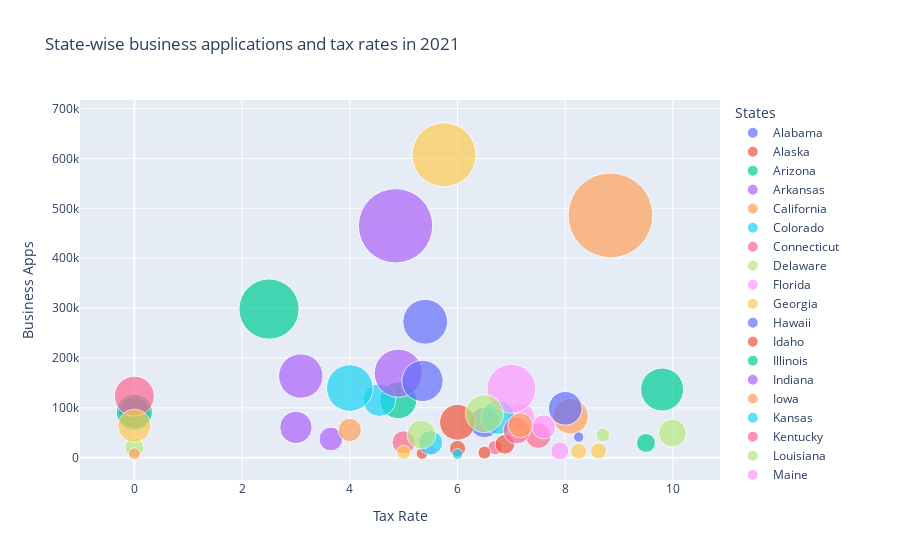

The cell this chart's notebook holds for it:
### Code cell
fig = px.scatter(df_temp, x="tax_rate", y="business_apps", size="pop", color="Name", size_max=60,
                 title="State-wise business applications and tax rates in 2021", 
                 labels={
                     "tax_rate": "Tax Rate",
                     "business_apps": "Business Apps",
                     "Name": "States"})

fig.show()

### Figure 1 — Plotly figure (JSON) as saved in the notebook; plotly's stock layout.template omitted (floating-point values rounded to 4 significant figures)
{"data": [{"hovertemplate": "States=Alabama<br>Tax Rate=%{x}<br>Business Apps=%{y}<br>pop=%{marker.size}<extra></extra>", "legendgroup": "Alabama", "marker": {"color": "#636efa", "size": [5074296], "sizemode": "area", "sizeref": 10840.0, "symbol": "circle"}, "mode": "markers", "name": "Alabama", "orientation": "v", "showlegend": true, "type": "scatter", "x": [6.5], "xaxis": "x", "y": [70750], "yaxis": "y"}, {"hovertemplate": "States=Alaska<br>Tax Rate=%{x}<br>Business Apps=%{y}<br>pop=%{marker.size}<extra></extra>", "legendgroup": "Alaska", "marker": {"color": "#EF553B", "size": [733583], "sizemode": "area", "sizeref": 10840.0, "symbol": "circle"}, "mode": "markers", "name": "Alaska", "orientation": "v", "showlegend": true, "type": "scatter", "x": [5.34], "xaxis": "x", "y": [8456], "yaxis": "y"}, {"hovertemplate": "States=Arizona<br>Tax Rate=%{x}<br>Business Apps=%{y}<br>pop=%{marker.size}<extra></extra>", "legendgroup": "Arizona", "marker": {"color": "#00cc96", "size": [7359197], "sizemode": "area", "sizeref": 10840.0, "symbol": "circle"}, "mode": "markers", "name": "Arizona", "orientation": "v", "showlegend": true, "type": "scatter", "x": [4.9], "xaxis": "x", "y": [115080], "yaxis": "y"}, {"hovertemplate": "States=Arkansas<br>Tax Rate=%{x}<br>Business Apps=%{y}<br>pop=%{marker.size}<extra></extra>", "legendgroup": "Arkansas", "marker": {"color": "#ab63fa", "size": [3045637], "sizemode": "area", "sizeref": 10840.0, "symbol": "circle"}, "mode": "markers", "name": "Arkansas", "orientation": "v", "showlegend": true, "type": "scatter", "x": [3.65], "xaxis": "x", "y": [37562], "yaxis": "y"}, {"hovertemplate": "States=California<br>Tax Rate=%{x}<br>Business Apps=%{y}<br>pop=%{marker.size}<extra></extra>", "legendgroup": "California", "marker": {"color": "#FFA15A", "size": [39029342], "sizemode": "area", "sizeref": 10840.0, "symbol": "circle"}, "mode": "markers", "name": "California", "orientation": "v", "showlegend": true, "type": "scatter", "x": [8.84], "xaxis": "x", "y": [485954], "yaxis": "y"}, {"hovertemplate": "States=Colorado<br>Tax Rate=%{x}<br>Business Apps=%{y}<br>pop=%{marker.size}<extra></extra>", "legendgroup": "Colorado", "marker": {"color": "#19d3f3", "size": [5839926], "sizemode": "area", "sizeref": 10840.0, "symbol": "circle"}, "mode": "markers", "name": "Colorado", "orientation": "v", "showlegend": true, "type": "scatter", "x": [4.55], "xaxis": "x", "y": [115689], "yaxis": "y"}, {"hovertemplate": "States=Connecticut<br>Tax Rate=%{x}<br>Business Apps=%{y}<br>pop=%{marker.size}<extra></extra>", "legendgroup": "Connecticut", "marker": {"color": "#FF6692", "size": [3626205], "sizemode": "area", "sizeref": 10840.0, "symbol": "circle"}, "mode": "markers", "name": "Connecticut", "orientation": "v", "showlegend": true, "type": "scatter", "x": [7.5], "xaxis": "x", "y": [44568], "yaxis": "y"}, {"hovertemplate": "States=Delaware<br>Tax Rate=%{x}<br>Business Apps=%{y}<br>pop=%{marker.size}<extra></extra>", "legendgroup": "Delaware", "marker": {"color": "#B6E880", "size": [1018396], "sizemode": "area", "sizeref": 10840.0, "symbol": "circle"}, "mode": "markers", "name": "Delaware", "orientation": "v", "showlegend": true, "type": "scatter", "x": [8.7], "xaxis": "x", "y": [45471], "yaxis": "y"}, {"hovertemplate": "States=Florida<br>Tax Rate=%{x}<br>Business Apps=%{y}<br>pop=%{marker.size}<extra></extra>", "legendgroup": "Florida", "marker": {"color": "#FF97FF", "size": [671803], "sizemode": "area", "sizeref": 10840.0, "symbol": "circle"}, "mode": "markers", "name": "Florida", "orientation": "v", "showlegend": true, "type": "scatter", "x": [5.5], "xaxis": "x", "y": [14286], "yaxis": "y"}, {"hovertemplate": "States=Georgia<br>Tax Rate=%{x}<br>Business Apps=%{y}<br>pop=%{marker.size}<extra></extra>", "legendgroup": "Georgia", "marker": {"color": "#FECB52", "size": [22244823], "sizemode": "area", "sizeref": 10840.0, "symbol": "circle"}, "mode": "markers", "name": "Georgia", "orientation": "v", "showlegend": true, "type": "scatter", "x": [5.75], "xaxis": "x", "y": [607279], "yaxis": "y"}, {"hovertemplate": "States=Hawaii<br>Tax Rate=%{x}<br>Business Apps=%{y}<br>pop=%{marker.size}<extra></extra>", "legendgroup": "Hawaii", "marker": {"color": "#636efa", "size": [10912876], "sizemode": "area", "sizeref": 10840.0, "symbol": "circle"}, "mode": "markers", "name": "Hawaii", "orientation": "v", "showlegend": true, "type": "scatter", "x": [5.4], "xaxis": "x", "y": [272636], "yaxis": "y"}, {"hovertemplate": "States=Idaho<br>Tax Rate=%{x}<br>Business Apps=%{y}<br>pop=%{marker.size}<extra></extra>", "legendgroup": "Idaho", "marker": {"color": "#EF553B", "size": [1440196], "sizemode": "area", "sizeref": 10840.0, "symbol": "circle"}, "mode": "markers", "name": "Idaho", "orientation": "v", "showlegend": true, "type": "scatter", "x": [6], "xaxis": "x", "y": [18469], "yaxis": "y"}, {"hovertemplate": "States=Illinois<br>Tax Rate=%{x}<br>Business Apps=%{y}<br>pop=%{marker.size}<extra></extra>", "legendgroup": "Illinois", "marker": {"color": "#00cc96", "size": [1939033], "sizemode": "area", "sizeref": 10840.0, "symbol": "circle"}, "mode": "markers", "name": "Illinois", "orientation": "v", "showlegend": true, "type": "scatter", "x": [9.5], "xaxis": "x", "y": [29683], "yaxis": "y"}, {"hovertemplate": "States=Indiana<br>Tax Rate=%{x}<br>Business Apps=%{y}<br>pop=%{marker.size}<extra></extra>", "legendgroup": "Indiana", "marker": {"color": "#ab63fa", "size": [12582032], "sizemode": "area", "sizeref": 10840.0, "symbol": "circle"}, "mode": "markers", "name": "Indiana", "orientation": "v", "showlegend": true, "type": "scatter", "x": [4.9], "xaxis": "x", "y": [169449], "yaxis": "y"}, {"hovertemplate": "States=Iowa<br>Tax Rate=%{x}<br>Business Apps=%{y}<br>pop=%{marker.size}<extra></extra>", "legendgroup": "Iowa", "marker": {"color": "#FFA15A", "size": [6833037], "sizemode": "area", "sizeref": 10840.0, "symbol": "circle"}, "mode": "markers", "name": "Iowa", "orientation": "v", "showlegend": true, "type": "scatter", "x": [8.1], "xaxis": "x", "y": [82971], "yaxis": "y"}, {"hovertemplate": "States=Kansas<br>Tax Rate=%{x}<br>Business Apps=%{y}<br>pop=%{marker.size}<extra></extra>", "legendgroup": "Kansas", "marker": {"color": "#19d3f3", "size": [3200517], "sizemode": "area", "sizeref": 10840.0, "symbol": "circle"}, "mode": "markers", "name": "Kansas", "orientation": "v", "showlegend": true, "type": "scatter", "x": [5.5], "xaxis": "x", "y": [29762], "yaxis": "y"}, {"hovertemplate": "States=Kentucky<br>Tax Rate=%{x}<br>Business Apps=%{y}<br>pop=%{marker.size}<extra></extra>", "legendgroup": "Kentucky", "marker": {"color": "#FF6692", "size": [2937150], "sizemode": "area", "sizeref": 10840.0, "symbol": "circle"}, "mode": "markers", "name": "Kentucky", "orientation": "v", "showlegend": true, "type": "scatter", "x": [5], "xaxis": "x", "y": [30861], "yaxis": "y"}, {"hovertemplate": "States=Louisiana<br>Tax Rate=%{x}<br>Business Apps=%{y}<br>pop=%{marker.size}<extra></extra>", "legendgroup": "Louisiana", "marker": {"color": "#B6E880", "size": [4512310], "sizemode": "area", "sizeref": 10840.0, "symbol": "circle"}, "mode": "markers", "name": "Louisiana", "orientation": "v", "showlegend": true, "type": "scatter", "x": [5.33], "xaxis": "x", "y": [46553], "yaxis": "y"}, {"hovertemplate": "States=Maine<br>Tax Rate=%{x}<br>Business Apps=%{y}<br>pop=%{marker.size}<extra></extra>", "legendgroup": "Maine", "marker": {"color": "#FF97FF", "size": [4590241], "sizemode": "area", "sizeref": 10840.0, "symbol": "circle"}, "mode": "markers", "name": "Maine", "orientation": "v", "showlegend": true, "type": "scatter", "x": [7.17], "xaxis": "x", "y": [80385], "yaxis": "y"}, {"hovertemplate": "States=Maryland<br>Tax Rate=%{x}<br>Business Apps=%{y}<br>pop=%{marker.size}<extra></extra>", "legendgroup": "Maryland", "marker": {"color": "#FECB52", "size": [1385340], "sizemode": "area", "sizeref": 10840.0, "symbol": "circle"}, "mode": "markers", "name": "Maryland", "orientation": "v", "showlegend": true, "type": "scatter", "x": [8.25], "xaxis": "x", "y": [12917], "yaxis": "y"}, {"hovertemplate": "States=Massachusetts<br>Tax Rate=%{x}<br>Business Apps=%{y}<br>pop=%{marker.size}<extra></extra>", "legendgroup": "Massachusetts", "marker": {"color": "#636efa", "size": [6164660], "sizemode": "area", "sizeref": 10840.0, "symbol": "circle"}, "mode": "markers", "name": "Massachusetts", "orientation": "v", "showlegend": true, "type": "scatter", "x": [8], "xaxis": "x", "y": [99078], "yaxis": "y"}, {"hovertemplate": "States=Michigan<br>Tax Rate=%{x}<br>Business Apps=%{y}<br>pop=%{marker.size}<extra></extra>", "legendgroup": "Michigan", "marker": {"color": "#EF553B", "size": [6981974], "sizemode": "area", "sizeref": 10840.0, "symbol": "circle"}, "mode": "markers", "name": "Michigan", "orientation": "v", "showlegend": true, "type": "scatter", "x": [6], "xaxis": "x", "y": [71112], "yaxis": "y"}, {"hovertemplate": "States=Minnesota<br>Tax Rate=%{x}<br>Business Apps=%{y}<br>pop=%{marker.size}<extra></extra>", "legendgroup": "Minnesota", "marker": {"color": "#00cc96", "size": [10034113], "sizemode": "area", "sizeref": 10840.0, "symbol": "circle"}, "mode": "markers", "name": "Minnesota", "orientation": "v", "showlegend": true, "type": "scatter", "x": [9.8], "xaxis": "x", "y": [136794], "yaxis": "y"}, {"hovertemplate": "States=Mississippi<br>Tax Rate=%{x}<br>Business Apps=%{y}<br>pop=%{marker.size}<extra></extra>", "legendgroup": "Mississippi", "marker": {"color": "#ab63fa", "size": [5717184], "sizemode": "area", "sizeref": 10840.0, "symbol": "circle"}, "mode": "markers", "name": "Mississippi", "orientation": "v", "showlegend": true, "type": "scatter", "x": [3], "xaxis": "x", "y": [60878], "yaxis": "y"}, {"hovertemplate": "States=Missouri<br>Tax Rate=%{x}<br>Business Apps=%{y}<br>pop=%{marker.size}<extra></extra>", "legendgroup": "Missouri", "marker": {"color": "#FFA15A", "size": [2940057], "sizemode": "area", "sizeref": 10840.0, "symbol": "circle"}, "mode": "markers", "name": "Missouri", "orientation": "v", "showlegend": true, "type": "scatter", "x": [4], "xaxis": "x", "y": [55663], "yaxis": "y"}, {"hovertemplate": "States=Montana<br>Tax Rate=%{x}<br>Business Apps=%{y}<br>pop=%{marker.size}<extra></extra>", "legendgroup": "Montana", "marker": {"color": "#19d3f3", "size": [6177957], "sizemode": "area", "sizeref": 10840.0, "symbol": "circle"}, "mode": "markers", "name": "Montana", "orientation": "v", "showlegend": true, "type": "scatter", "x": [6.75], "xaxis": "x", "y": [80770], "yaxis": "y"}, {"hovertemplate": "States=Nebraska<br>Tax Rate=%{x}<br>Business Apps=%{y}<br>pop=%{marker.size}<extra></extra>", "legendgroup": "Nebraska", "marker": {"color": "#FF6692", "size": [1122867], "sizemode": "area", "sizeref": 10840.0, "symbol": "circle"}, "mode": "markers", "name": "Nebraska", "orientation": "v", "showlegend": true, "type": "scatter", "x": [6.7], "xaxis": "x", "y": [20527], "yaxis": "y"}, {"hovertemplate": "States=Nevada<br>Tax Rate=%{x}<br>Business Apps=%{y}<br>pop=%{marker.size}<extra></extra>", "legendgroup": "Nevada", "marker": {"color": "#B6E880", "size": [1967923], "sizemode": "area", "sizeref": 10840.0, "symbol": "circle"}, "mode": "markers", "name": "Nevada", "orientation": "v", "showlegend": true, "type": "scatter", "x": [0], "xaxis": "x", "y": [20386], "yaxis": "y"}, {"hovertemplate": "States=New Hampshire<br>Tax Rate=%{x}<br>Business Apps=%{y}<br>pop=%{marker.size}<extra></extra>", "legendgroup": "New Hampshire", "marker": {"color": "#FF97FF", "size": [3177772], "sizemode": "area", "sizeref": 10840.0, "symbol": "circle"}, "mode": "markers", "name": "New Hampshire", "orientation": "v", "showlegend": true, "type": "scatter", "x": [7.6], "xaxis": "x", "y": [61820], "yaxis": "y"}, {"hovertemplate": "States=New Jersey<br>Tax Rate=%{x}<br>Business Apps=%{y}<br>pop=%{marker.size}<extra></extra>", "legendgroup": "New Jersey", "marker": {"color": "#FECB52", "size": [1395231], "sizemode": "area", "sizeref": 10840.0, "symbol": "circle"}, "mode": "markers", "name": "New Jersey", "orientation": "v", "showlegend": true, "type": "scatter", "x": [8.62], "xaxis": "x", "y": [13893], "yaxis": "y"}, {"hovertemplate": "States=New Mexico<br>Tax Rate=%{x}<br>Business Apps=%{y}<br>pop=%{marker.size}<extra></extra>", "legendgroup": "New Mexico", "marker": {"color": "#636efa", "size": [9261699], "sizemode": "area", "sizeref": 10840.0, "symbol": "circle"}, "mode": "markers", "name": "New Mexico", "orientation": "v", "showlegend": true, "type": "scatter", "x": [5.35], "xaxis": "x", "y": [154032], "yaxis": "y"}, {"hovertemplate": "States=New York<br>Tax Rate=%{x}<br>Business Apps=%{y}<br>pop=%{marker.size}<extra></extra>", "legendgroup": "New York", "marker": {"color": "#EF553B", "size": [2113344], "sizemode": "area", "sizeref": 10840.0, "symbol": "circle"}, "mode": "markers", "name": "New York", "orientation": "v", "showlegend": true, "type": "scatter", "x": [6.88], "xaxis": "x", "y": [26969], "yaxis": "y"}, {"hovertemplate": "States=North Carolina <br>Tax Rate=%{x}<br>Business Apps=%{y}<br>pop=%{marker.size}<extra></extra>", "legendgroup": "North Carolina ", "marker": {"color": "#00cc96", "size": [19677151], "sizemode": "area", "sizeref": 10840.0, "symbol": "circle"}, "mode": "markers", "name": "North Carolina ", "orientation": "v", "showlegend": true, "type": "scatter", "x": [2.5], "xaxis": "x", "y": [298059], "yaxis": "y"}, {"hovertemplate": "States=North Dakota<br>Tax Rate=%{x}<br>Business Apps=%{y}<br>pop=%{marker.size}<extra></extra>", "legendgroup": "North Dakota", "marker": {"color": "#ab63fa", "size": [10698973], "sizemode": "area", "sizeref": 10840.0, "symbol": "circle"}, "mode": "markers", "name": "North Dakota", "orientation": "v", "showlegend": true, "type": "scatter", "x": [3.09], "xaxis": "x", "y": [163763], "yaxis": "y"}, {"hovertemplate": "States=Ohio <br>Tax Rate=%{x}<br>Business Apps=%{y}<br>pop=%{marker.size}<extra></extra>", "legendgroup": "Ohio ", "marker": {"color": "#FFA15A", "size": [779261], "sizemode": "area", "sizeref": 10840.0, "symbol": "circle"}, "mode": "markers", "name": "Ohio ", "orientation": "v", "showlegend": true, "type": "scatter", "x": [0], "xaxis": "x", "y": [7940], "yaxis": "y"}, {"hovertemplate": "States=Oklahoma<br>Tax Rate=%{x}<br>Business Apps=%{y}<br>pop=%{marker.size}<extra></extra>", "legendgroup": "Oklahoma", "marker": {"color": "#19d3f3", "size": [11756058], "sizemode": "area", "sizeref": 10840.0, "symbol": "circle"}, "mode": "markers", "name": "Oklahoma", "orientation": "v", "showlegend": true, "type": "scatter", "x": [4], "xaxis": "x", "y": [139706], "yaxis": "y"}, {"hovertemplate": "States=Oregon<br>Tax Rate=%{x}<br>Business Apps=%{y}<br>pop=%{marker.size}<extra></extra>", "legendgroup": "Oregon", "marker": {"color": "#FF6692", "size": [4019800], "sizemode": "area", "sizeref": 10840.0, "symbol": "circle"}, "mode": "markers", "name": "Oregon", "orientation": "v", "showlegend": true, "type": "scatter", "x": [7.1], "xaxis": "x", "y": [55020], "yaxis": "y"}, {"hovertemplate": "States=Pennsylvania<br>Tax Rate=%{x}<br>Business Apps=%{y}<br>pop=%{marker.size}<extra></extra>", "legendgroup": "Pennsylvania", "marker": {"color": "#B6E880", "size": [4240137], "sizemode": "area", "sizeref": 10840.0, "symbol": "circle"}, "mode": "markers", "name": "Pennsylvania", "orientation": "v", "showlegend": true, "type": "scatter", "x": [9.99], "xaxis": "x", "y": [49277], "yaxis": "y"}, {"hovertemplate": "States=Rhode Island<br>Tax Rate=%{x}<br>Business Apps=%{y}<br>pop=%{marker.size}<extra></extra>", "legendgroup": "Rhode Island", "marker": {"color": "#FF97FF", "size": [12972008], "sizemode": "area", "sizeref": 10840.0, "symbol": "circle"}, "mode": "markers", "name": "Rhode Island", "orientation": "v", "showlegend": true, "type": "scatter", "x": [7], "xaxis": "x", "y": [138402], "yaxis": "y"}, {"hovertemplate": "States=South Carolina<br>Tax Rate=%{x}<br>Business Apps=%{y}<br>pop=%{marker.size}<extra></extra>", "legendgroup": "South Carolina", "marker": {"color": "#FECB52", "size": [1093734], "sizemode": "area", "sizeref": 10840.0, "symbol": "circle"}, "mode": "markers", "name": "South Carolina", "orientation": "v", "showlegend": true, "type": "scatter", "x": [5], "xaxis": "x", "y": [10876], "yaxis": "y"}, {"hovertemplate": "States=South Dakota<br>Tax Rate=%{x}<br>Business Apps=%{y}<br>pop=%{marker.size}<extra></extra>", "legendgroup": "South Dakota", "marker": {"color": "#636efa", "size": [5282634], "sizemode": "area", "sizeref": 10840.0, "symbol": "circle"}, "mode": "markers", "name": "South Dakota", "orientation": "v", "showlegend": true, "type": "scatter", "x": [0], "xaxis": "x", "y": [90534], "yaxis": "y"}, {"hovertemplate": "States=Tennessee<br>Tax Rate=%{x}<br>Business Apps=%{y}<br>pop=%{marker.size}<extra></extra>", "legendgroup": "Tennessee", "marker": {"color": "#EF553B", "size": [909824], "sizemode": "area", "sizeref": 10840.0, "symbol": "circle"}, "mode": "markers", "name": "Tennessee", "orientation": "v", "showlegend": true, "type": "scatter", "x": [6.5], "xaxis": "x", "y": [10365], "yaxis": "y"}, {"hovertemplate": "States=Texas<br>Tax Rate=%{x}<br>Business Apps=%{y}<br>pop=%{marker.size}<extra></extra>", "legendgroup": "Texas", "marker": {"color": "#00cc96", "size": [7051339], "sizemode": "area", "sizeref": 10840.0, "symbol": "circle"}, "mode": "markers", "name": "Texas", "orientation": "v", "showlegend": true, "type": "scatter", "x": [0], "xaxis": "x", "y": [91283], "yaxis": "y"}, {"hovertemplate": "States=Utah<br>Tax Rate=%{x}<br>Business Apps=%{y}<br>pop=%{marker.size}<extra></extra>", "legendgroup": "Utah", "marker": {"color": "#ab63fa", "size": [30029572], "sizemode": "area", "sizeref": 10840.0, "symbol": "circle"}, "mode": "markers", "name": "Utah", "orientation": "v", "showlegend": true, "type": "scatter", "x": [4.85], "xaxis": "x", "y": [464959], "yaxis": "y"}, {"hovertemplate": "States=Vermont<br>Tax Rate=%{x}<br>Business Apps=%{y}<br>pop=%{marker.size}<extra></extra>", "legendgroup": "Vermont", "marker": {"color": "#FFA15A", "size": [3380800], "sizemode": "area", "sizeref": 10840.0, "symbol": "circle"}, "mode": "markers", "name": "Vermont", "orientation": "v", "showlegend": true, "type": "scatter", "x": [7.17], "xaxis": "x", "y": [65064], "yaxis": "y"}, {"hovertemplate": "States=Virginia<br>Tax Rate=%{x}<br>Business Apps=%{y}<br>pop=%{marker.size}<extra></extra>", "legendgroup": "Virginia", "marker": {"color": "#19d3f3", "size": [647064], "sizemode": "area", "sizeref": 10840.0, "symbol": "circle"}, "mode": "markers", "name": "Virginia", "orientation": "v", "showlegend": true, "type": "scatter", "x": [6], "xaxis": "x", "y": [7461], "yaxis": "y"}, {"hovertemplate": "States=Washington<br>Tax Rate=%{x}<br>Business Apps=%{y}<br>pop=%{marker.size}<extra></extra>", "legendgroup": "Washington", "marker": {"color": "#FF6692", "size": [8683619], "sizemode": "area", "sizeref": 10840.0, "symbol": "circle"}, "mode": "markers", "name": "Washington", "orientation": "v", "showlegend": true, "type": "scatter", "x": [0], "xaxis": "x", "y": [123426], "yaxis": "y"}, {"hovertemplate": "States=West Virginia<br>Tax Rate=%{x}<br>Business Apps=%{y}<br>pop=%{marker.size}<extra></extra>", "legendgroup": "West Virginia", "marker": {"color": "#B6E880", "size": [7785786], "sizemode": "area", "sizeref": 10840.0, "symbol": "circle"}, "mode": "markers", "name": "West Virginia", "orientation": "v", "showlegend": true, "type": "scatter", "x": [6.5], "xaxis": "x", "y": [88376], "yaxis": "y"}, {"hovertemplate": "States=Wisconsin <br>Tax Rate=%{x}<br>Business Apps=%{y}<br>pop=%{marker.size}<extra></extra>", "legendgroup": "Wisconsin ", "marker": {"color": "#FF97FF", "size": [1775156], "sizemode": "area", "sizeref": 10840.0, "symbol": "circle"}, "mode": "markers", "name": "Wisconsin ", "orientation": "v", "showlegend": true, "type": "scatter", "x": [7.9], "xaxis": "x", "y": [13770], "yaxis": "y"}, {"hovertemplate": "States=Wyoming<br>Tax Rate=%{x}<br>Business Apps=%{y}<br>pop=%{marker.size}<extra></extra>", "legendgroup": "Wyoming", "marker": {"color": "#FECB52", "size": [5892539], "sizemode": "area", "sizeref": 10840.0, "symbol": "circle"}, "mode": "markers", "name": "Wyoming", "orientation": "v", "showlegend": true, "type": "scatter", "x": [0], "xaxis": "x", "y": [64151], "yaxis": "y"}, {"hovertemplate": "States=District of Columbia<br>Tax Rate=%{x}<br>Business Apps=%{y}<br>pop=%{marker.size}<extra></extra>", "legendgroup": "District of Columbia", "marker": {"color": "#636efa", "size": [581381], "sizemode": "area", "sizeref": 10840.0, "symbol": "circle"}, "mode": "markers", "name": "District of Columbia", "orientation": "v", "showlegend": true, "type": "scatter", "x": [8.25], "xaxis": "x", "y": [41561], "yaxis": "y"}], "layout": {"legend": {"itemsizing": "constant", "title": {"text": "States"}, "tracegroupgap": 0}, "title": {"text": "State-wise business applications and tax rates in 2021"}, "xaxis": {"anchor": "y", "domain": [0, 1], "title": {"text": "Tax Rate"}}, "yaxis": {"anchor": "x", "domain": [0, 1], "title": {"text": "Business Apps"}}}}
